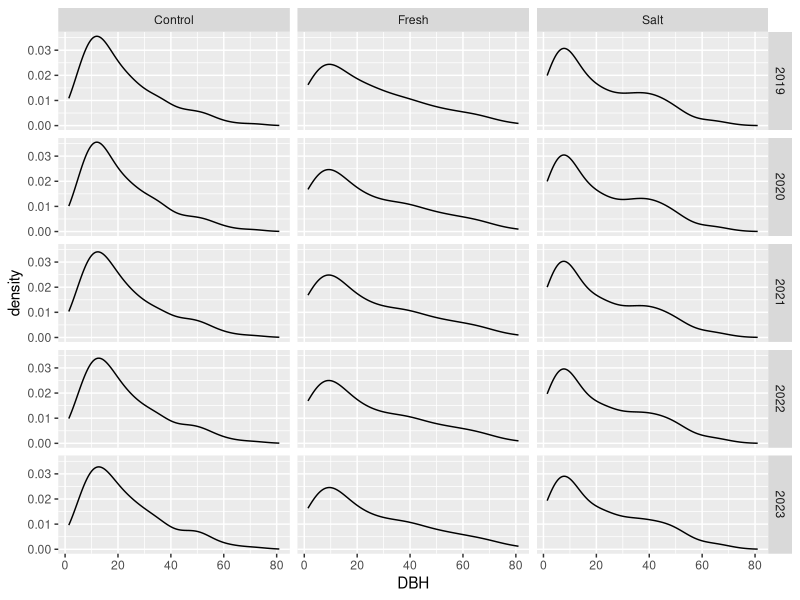

Source code (R):
## ---- chunk 1
library(tidyverse)
library(ggplot2)
#library(scatterpie)
#knit_print.tibble <- lemon_print

knitr::opts_chunk$set(echo = TRUE, warning = FALSE, message = FALSE, rows.print=20)
## ---- chunk 2
inventory <- read_csv("../Data/tree_inventory/inventory.csv")

#add column to indicate if a specific tree had significant growth fron 2019 to 2020
inventory <- inventory %>%
  mutate(Sig_growth_2020 = abs(DBH_2020-DBH_2019) > 0.5) %>%
  separate(Grid, c("X","Y"), sep=1)
inventory

summary(inventory)
## ---- chunk 3
#used method for pivoting longer multiple columns from https://stackoverflow.com/questions/61367186/pivot-longer-into-multiple-columns

#Take all variables that end in a year and turn it into a categorical variable Type
long_inventory <- inventory %>% 
  filter(In_Plot == TRUE) %>%
  pivot_longer(grep(colnames(inventory), pattern=".*_\\d{4}"), names_pattern = "(.*)_(\\d{4})", names_to = c("Type","Year"), values_to = "val",  values_transform = list(val = as.character), names_transform = list(Year = as.integer))

#Unpack Type into seperate variables
long_inventory <- long_inventory %>% 
  pivot_wider(names_from = Type, values_from=val) %>%
  relocate(c(Tag, Year, Date, Status, Sig_growth, DBH))%>%
  mutate(DBH = as.numeric(DBH), Date = as.Date(Date, format = "%m/%d/%y"), 
         Sig_growth = as.logical(Sig_growth),
         BA = pi*(DBH/200)^2/0.2)

long_inventory
summary(long_inventory)
## ---- chunk 4
#create summary table that displays the number of trees of each species in each plot
summary_table <- inventory %>% 
  group_by(Plot, Species_code) %>% 
  summarize(num_trees = n())
summary_table

Tree_Live <- long_inventory %>% 
  filter(Status == "LI") %>% 
  group_by(Plot, Species_code, Year) %>% summarize(live_trees = n()) %>% 
  pivot_wider(names_from = Year, values_from =live_trees, names_prefix = "Live_Trees_")
Tree_Live

Stem_Live <- long_inventory %>% 
  group_by(Plot, Year) %>% 
  summarize(Alive = length(grep("LI", Status)), Dead = length(grep("D.", Status)))
Stem_Live

Stem_Standing <- long_inventory %>% 
  group_by(Year) %>%
  summarize(Standing = length(grep(".S|LI", Status)), Down = length(grep(".C", Status)))
Stem_Standing

Total_BA <- long_inventory %>% 
  group_by(Plot, Year) %>% 
  summarize(BA = sum(BA, na.rm=TRUE)) %>%
  pivot_wider(names_from = Year, values_from = BA, names_prefix = "BA_")
Total_BA

Mortality_Table <- long_inventory %>% arrange(Year) %>% group_by(Tag) %>% filter(lag(Status) == "LI" & grepl("D.", Status))
Mortality_Table
## ---- chunk 5
#BA_graph <- long_inventory %>% 
#  group_by(Year, Species_code, Plot) %>% 
#  summarize(BA = sum(BA)) %>% 
#  ggplot(aes(Year, BA, fill = Species_code)) +
#  geom_area() +
#  facet_wrap(~Plot)
#print(BA_graph)

Diam_Distr <- long_inventory %>% ggplot(aes(DBH)) + geom_density() + facet_grid(Year~Plot)
Diam_Distr
## ---- chunk 6
# Table of trees that were dead (DS, DC) in one year and then alive (LI) in a subsequent year
# Groups trees by their tag (groups data by each different tree) and checks if every LI status is before every dead (DS, DC) status by finding their indices and comparing values
zombie_trees <- long_inventory %>%
  group_by(Tag) %>%
  filter(!all(sapply(which(Status == "LI"), function(x, y) all(x < y), which(Status != "LI"))))
zombie_trees
## ---- chunk 7
down_trees <- long_inventory %>% 
  group_by(Tag) %>%
  filter(!all(sapply(grep(".S|LI", Status), function(x, y) all(x < y), grep(".C", Status))))
down_trees
## ---- chunk 8
wrong_status <- long_inventory %>%
  group_by(Tag) %>%
  filter(!all(sapply(grep(NA, Status), function(x, y) all(x < y), grep(!NA, Status))) | (!grepl("LI|D[SC]", Status) & !is.na(Status))) %>% 
  select(Tag, Year, Status, Notes)
wrong_status
## ---- chunk 9
#Table of trees that are less than 1 cm in diameter (diameter is too small to be considered an accurate measurement)
bad_DBH <- long_inventory %>% filter(DBH < 1)
bad_DBH
